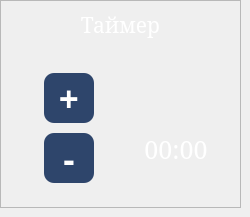
    <widget class="QWidget" name="timer_page">
     <widget class="QFrame" name="timer_frame">
      <property name="geometry">
       <rect>
        <x>0</x>
        <y>0</y>
        <width>241</width>
        <height>208</height>
       </rect>
      </property>
      <property name="minimumSize">
       <size>
        <width>241</width>
        <height>208</height>
       </size>
      </property>
      <property name="maximumSize">
       <size>
        <width>16777215</width>
        <height>208</height>
       </size>
      </property>
      <property name="styleSheet">
       <string notr="true">background-color: none;</string>
      </property>
      <property name="frameShape">
       <enum>QFrame::StyledPanel</enum>
      </property>
      <property name="frameShadow">
       <enum>QFrame::Raised</enum>
      </property>
      <layout class="QVBoxLayout" name="verticalLayout_5">
       <item>
        <widget class="QLabel" name="timer_frame_label">
         <property name="minimumSize">
          <size>
           <width>221</width>
           <height>33</height>
          </size>
         </property>
         <property name="maximumSize">
          <size>
           <width>217</width>
           <height>33</height>
          </size>
         </property>
         <property name="font">
          <font>
           <family>MS Serif</family>
           <pointsize>16</pointsize>
          </font>
         </property>
         <property name="styleSheet">
          <string notr="true">QLabel{
	background-color: rgba(255, 255, 255, 0);
	
	color: rgb(255, 255, 255);
}</string>
         </property>
         <property name="text">
          <string>Таймер</string>
         </property>
         <property name="alignment">
          <set>Qt::AlignHCenter|Qt::AlignTop</set>
         </property>
        </widget>
       </item>
       <item>
        <widget class="QFrame" name="timer_frame_with_buttons_and_info">
         <property name="minimumSize">
          <size>
           <width>223</width>
           <height>159</height>
          </size>
         </property>
         <property name="styleSheet">
          <string notr="true">QFrame {
	background-color: rgba(0,0,0,0);
}</string>
         </property>
         <property name="frameShape">
          <enum>QFrame::StyledPanel</enum>
         </property>
         <property name="frameShadow">
          <enum>QFrame::Raised</enum>
         </property>
         <layout class="QHBoxLayout" name="horizontalLayout_2">
          <item>
           <widget class="QFrame" name="timer_buttons_frame">
            <property name="frameShape">
             <enum>QFrame::StyledPanel</enum>
            </property>
            <property name="frameShadow">
             <enum>QFrame::Raised</enum>
            </property>
            <layout class="QGridLayout" name="gridLayout_5">
             <item row="0" column="0">
              <widget class="QPushButton" name="timer_plus_button">
               <property name="sizePolicy">
                <sizepolicy hsizetype="Ignored" vsizetype="Ignored">
                 <horstretch>0</horstretch>
                 <verstretch>0</verstretch>
                </sizepolicy>
               </property>
               <property name="minimumSize">
                <size>
                 <width>50</width>
                 <height>50</height>
                </size>
               </property>
               <property name="maximumSize">
                <size>
                 <width>50</width>
                 <height>50</height>
                </size>
               </property>
               <property name="font">
                <font>
                 <family>Sitka Subheading</family>
                 <pointsize>26</pointsize>
                 <weight>75</weight>
                 <bold>true</bold>
                </font>
               </property>
               <property name="layoutDirection">
                <enum>Qt::LeftToRight</enum>
               </property>
               <property name="styleSheet">
                <string notr="true">QPushButton {
	background-color: rgb(46, 69, 107);
	border: none;
	border-radius: 10px;
	color: white
}
QPushButton:pressed{
	background-color: rgb(62, 93, 143);
}</string>
               </property>
               <property name="text">
                <string>+</string>
               </property>
               <property name="iconSize">
                <size>
                 <width>35</width>
                 <height>35</height>
                </size>
               </property>
               <property name="checked">
                <bool>false</bool>
               </property>
              </widget>
             </item>
             <item row="1" column="0">
              <widget class="QPushButton" name="timer_minus_button">
               <property name="sizePolicy">
                <sizepolicy hsizetype="Ignored" vsizetype="Ignored">
                 <horstretch>0</horstretch>
                 <verstretch>0</verstretch>
                </sizepolicy>
               </property>
               <property name="minimumSize">
                <size>
                 <width>50</width>
                 <height>50</height>
                </size>
               </property>
               <property name="maximumSize">
                <size>
                 <width>50</width>
                 <height>50</height>
                </size>
               </property>
               <property name="font">
                <font>
                 <family>Sitka Subheading</family>
                 <pointsize>26</pointsize>
                 <weight>75</weight>
                 <bold>true</bold>
                </font>
               </property>
               <property name="layoutDirection">
                <enum>Qt::LeftToRight</enum>
               </property>
               <property name="styleSheet">
                <string notr="true">QPushButton {
	background-color: rgb(46, 69, 107);
	border: none;
	border-radius: 10px;
	color: white
}
QPushButton:pressed{
	background-color: rgb(62, 93, 143);
}</string>
               </property>
               <property name="text">
                <string>-</string>
               </property>
               <property name="iconSize">
                <size>
                 <width>35</width>
                 <height>35</height>
                </size>
               </property>
               <property name="checked">
                <bool>false</bool>
               </property>
              </widget>
             </item>
            </layout>
           </widget>
          </item>
          <item>
           <widget class="QFrame" name="timer_info_frame">
            <property name="frameShape">
             <enum>QFrame::StyledPanel</enum>
            </property>
            <property name="frameShadow">
             <enum>QFrame::Raised</enum>
            </property>
            <widget class="QLabel" name="timer_value">
             <property name="geometry">
              <rect>
               <x>10</x>
               <y>65</y>
               <width>82</width>
               <height>51</height>
              </rect>
             </property>
             <property name="font">
              <font>
               <family>MS Serif</family>
               <pointsize>19</pointsize>
              </font>
             </property>
             <property name="styleSheet">
              <string notr="true">QLabel{
	background-color: none;
	font-size: 19pt;
	color: rgb(255, 255, 255);
}</string>
             </property>
             <property name="text">
              <string>00:00</string>
             </property>
             <property name="alignment">
              <set>Qt::AlignCenter</set>
             </property>
            </widget>
            <widget class="QLabel" name="sand_wach_picture">
             <property name="geometry">
              <rect>
               <x>1</x>
               <y>0</y>
               <width>101</width>
               <height>81</height>
              </rect>
             </property>
             <property name="font">
              <font>
               <family>MS Serif</family>
               <pointsize>21</pointsize>
              </font>
             </property>
             <property name="styleSheet">
              <string notr="true">QLabel{
	background-color: none;
	
	color: rgb(255, 255, 255);
}</string>
             </property>
             <property name="text">
              <string/>
             </property>
             <property name="pixmap">
              <pixmap>images/_sand_clock_icon.png</pixmap>
             </property>
             <property name="alignment">
              <set>Qt::AlignCenter</set>
             </property>
            </widget>
           </widget>
          </item>
         </layout>
        </widget>
       </item>
      </layout>
     </widget>
    </widget>
